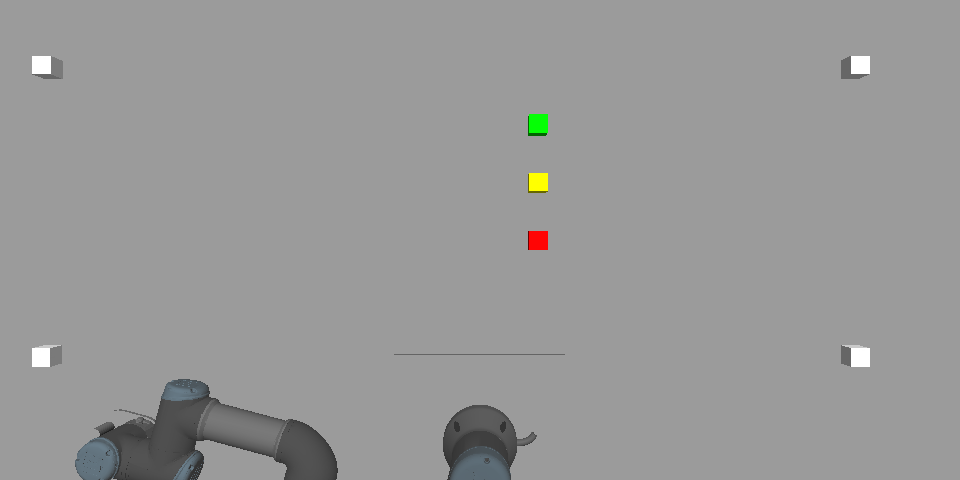
#> input picture img_test_1.png, 960 x 480 px
$ python find_block_pos.py
#> lines starting #> are read from the running program, lines starting #| are printed output that depends on the picture; after the words box and inside, x2 and y2 are one past the last pixel; in counts of white or black regions, pixels touching at a corner belong together
#!/usr/bin/env python
import cv2
import numpy as np

def FindBlockByColor(image, color):
    # Convert the image into the HSV color space
    hsv_image = cv2.cvtColor(image, cv2.COLOR_BGR2HSV)
    # lower = (hmin, smin, vmin)
    # upper = (hmax, smax, vmax)
    lower = (0,0,0)
    upper = (179,255,255)
    ##### Your Code Starts Here #####
    # ToDo: find and define lower and upper bounds of the target color
    # You can use either string or integer type for the 'color' input
    if color == 'red':
        lower = (0, 120, 70)
        upper = (10, 255, 255)
    elif color == 'yellow':
        lower = (20, 100, 100)
        upper = (30, 255, 255)
    elif color == 'blue':
        lower = (110, 50, 50)
        upper = (130, 255, 255)
    elif color == 'green':
        lower = (36, 25, 25)
        upper = (70, 255, 255)
    elif color == 'white':
        lower = (0, 0, 235)
        upper = (255, 20, 255)
    else:
        print("Invalid color")
    ##### Your Code Ends Here #####
    # Find mask image
    mask_image = cv2.inRange(hsv_image, lower, upper)
    # Remove comment signs to show the masked image result
    # cv2.namedWindow("Masked Image")
    # cv2.imshow("Masked Image", mask_image)
    # cv2.waitKey(0)
    # Output: a masked image for showing the position of the certain color block
    return mask_image

def FindBlockCenter(mask_image):
    _image = cv2.bitwise_not(mask_image)
    params = cv2.SimpleBlobDetector_Params()
    detector = cv2.SimpleBlobDetector_create(params)
    # Detect blobs
    keypoints = detector.detect(_image)
    _image = cv2.bitwise_not(_image)
    block_centers = []
    ##### Your Code Starts Here #####
    # ToDo: find blob centers in the image coordinates
    #
    # Output: store the results in 'block_centers'
    #
    # Hint: only 'keypoints' results are needed
    #
    # 'block_centers' array has a size of (n x 2), where n is the number of blobs
    found
    num_blobs = 0
    for i in keypoints:
        block_centers.append([int(keypoints[num_blobs].pt[0]), int(keypoints[num_blobs].pt[1])])
        num_blobs += 1
    ##### Your Code Ends Here #####
    # Remove comment signs to show the image with 'block_centers' result added
    # Draw detected blobs as red circles.
    # cv2.DRAW_MATCHES_FLAGS_DRAW_RICH_KEYPOINTS ensures the size of the circle corresponds to the size of blob
    # im_with_keypoints = cv2.drawKeypoints(_image, keypoints, np.array([]), (0, 0, 255), cv2.DRAW_MATCHES_FLAGS_DRAW_RICH_KEYPOINTS)
    # for i in range(num_blobs):
    #    cv2.circle(im_with_keypoints, (int(keypoints[i].pt[0]), int(keypoints[i].pt[1])), 2, (0, 0, 255), -1)
    # # Show keypoints
    # cv2.imshow("Keypoints", im_with_keypoints)
    # cv2.waitKey(0)
    return block_centers

def PixelToWorld(target_block_center_pixel, image):
    # ToDo: function that converts the detected center pixel position in image coord
    # to (x, y) coord in world frame
    #
    # Output: 'block_xy': x, y coordinates in world frame of a block, as a list
    #
    # Use the four white blocks as reference points to calculate coordinates
    block_xw = 0.0
    block_yw = 0.0
    block_xy = [block_xw, block_yw]
    ##### Your Code Starts Here #####
    # image = cv2.imread("../img_test_1.png")
    white_image = FindBlockByColor(image, 'white')
    conversionX, conversionY, coords = SplitWhiteIntoFour(white_image)
    block_xy[0] = -(target_block_center_pixel[0][1] - coords[0][1]) * conversionX
    block_xy[1] = -(target_block_center_pixel[0][0] - coords[0][0]) * conversionY - 0.5
    ##### Your Code Ends Here #####
    return block_xy

def FindColorBlockWorldCoord(image, color):
    # (Optional):
    # You may define the following function integrating all functions above
    # for easier usage in 'lab5_main.py' later
    block_xy = [0.0, 0.0]
    ##### Your Code Starts Here #####
    masked_img = FindBlockByColor(image, color)
    centers = FindBlockCenter(masked_img)
    block_xy = PixelToWorld(centers, image)
    block_xy = [round(i, 2) for i in block_xy]
    ##### Your Code Ends Here #####
    return block_xy
    # The above functions can be tested in the '__main__' function below:
    # Steps:
    # 1) Make this script executable
    # 2) Run 'python find_block_pos.py' in terminal

def SplitWhiteIntoFour(masked_img):
    (h,w) = masked_img.shape[:2]
    (cX,cY) = (w // 2, h // 2)
    topLeft = masked_img[0:cY, 0:cX]
    topRight = masked_img[0:cY, cX:w]
    bottomLeft = masked_img[cY:h, 0:cX]
    bottomRight = masked_img[cY:h, cX:w]

    topLeftCenters = FindBlockCenter(topLeft)
    topRightCenters = FindBlockCenter(topRight)
    bottomLeftCenters = FindBlockCenter(bottomLeft)
    bottomRightCenters = FindBlockCenter(bottomRight)

    topRightCenters[0][0] += cX
    bottomLeftCenters[0][1] += cY
    bottomRightCenters[0][1] += cY
    bottomRightCenters[0][0] += cX

    conversionX = (0.9 + 0.5)/(topRightCenters[0][0] - topLeftCenters[0][0])
    conversionY = (0.5 - 0)/(bottomRightCenters[0][1] - topRightCenters[0][1])

    return conversionX, conversionY, bottomRightCenters

if __name__ == '__main__':
    image = cv2.imread("../img_test_1.png")
#> image is the input picture: shape (480, 960, 3); mean B, G, R 152, 152.3, 152.2
    red_block = FindColorBlockWorldCoord(image, 'red')
#> in FindBlockByColor, `hsv_image = cv2.cvtColor(image, cv2.COLOR_BGR2HSV)`: hsv_image: shape (480, 960, 3); mean H, S, V 1.1, 1.1, 152.6
#> in FindBlockByColor, `mask_image = cv2.inRange(hsv_image, lower, upper)`:
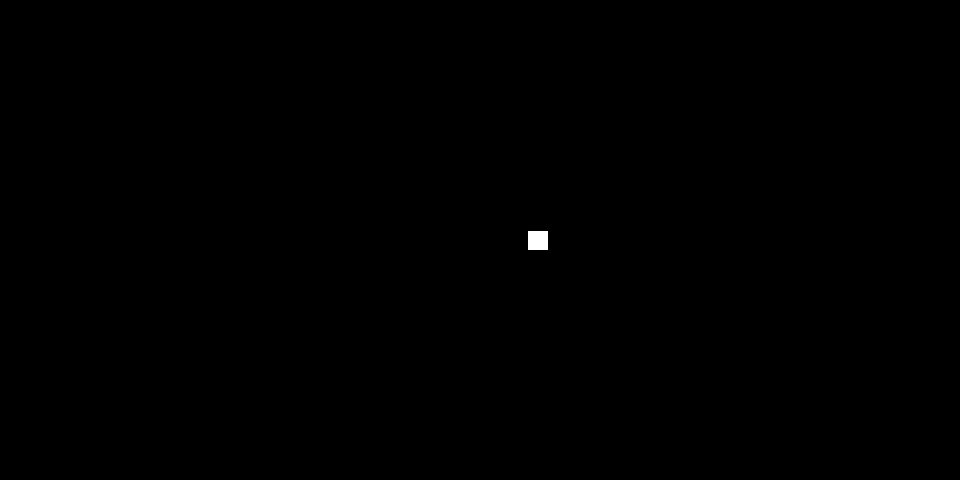
#> mask_image: shape (480, 960); 0.08% white; 1 white region, box (x1, y1, x2, y2) and area: (528, 231, 548, 250) 380
#> in FindBlockCenter, `keypoints = detector.detect(_image)`: keypoints = 1 keypoints; (x, y, size): (538, 240, 22.8)
#> (the run stopped early here; a loop or call above may not have finished)
